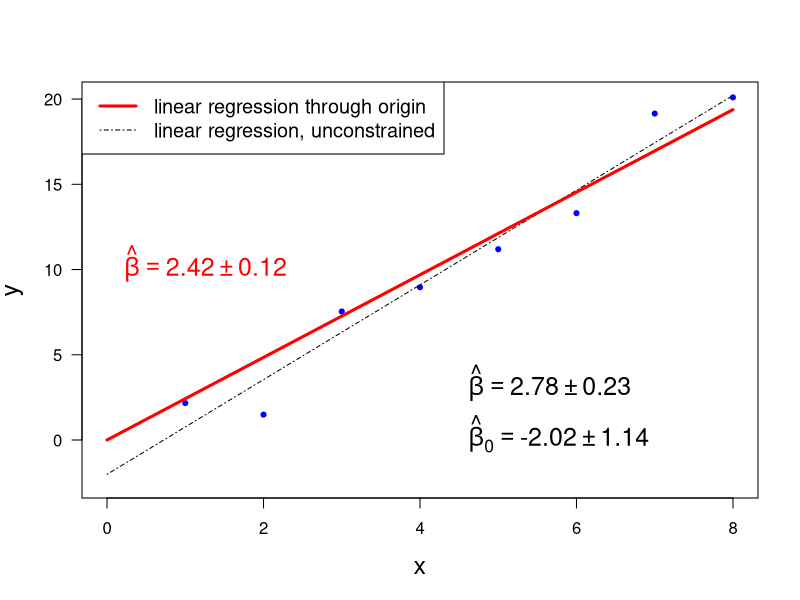

Recreate this plot in R.
print('file: LSthroughOrigin.R')
# straight line through origin
# ------------------------- generate artificial data
set.seed(1953) # set seed for random number generators
n = 8      # sample size, number of data pairs
beta = 2.1  # (true) slope
x = seq(1,n)
y = beta*x+3*rnorm(n)  # exact values plus normal noise
out1 = lm(y ~ x)   # ------------------------- simple linear regression
out2 = lm(y ~ x-1) # ------------------------- simple linear regression through origin
# ------------------------- plot data & fits:
out1s=summary(out1)
b0 = out1s$coefficients[1];  print(c(round(b0,2),'b0'))
b = out1s$coefficients[2];   print(c(round(b,2),'b'))
ub0 = out1s$coefficients[3]; print(c(round(ub0,2),'ub0'))
ub = out1s$coefficients[4];  print(c(round(ub,2),'ub'))
out2s=summary(out2)
c1  = out2s$coefficients[1]; print(c(round(c1,2),'c1'))
uc1 = out2s$coefficients[2]; print(c(round(uc1,2),'uc1'))
xp = c(0,n); y1 = b0+b*xp; y2 = c1*xp
# png('LineThroughOrigin220308.png',width=16,height=16,units='cm',res=300)
plot(x,y,type='p',lwd=3,col='blue',xlab='x',ylab='y',
     las=1,cex=0.4,xlim=c(0,n),ylim=c(-2.5,max(y)),cex.lab=1.5)
lines(xp,y1,col='black',lwd=1,lty=4)
lines(xp,y2,col='red',lwd=3,lty=1)
c1r = round(c1,2); uc1r = round(uc1,2)
text(0,10,bquote(~hat(beta)  == .(c1r) %+-% .(uc1r)),col='red',pos=4,cex=1.5)
br = round(b,2); ubr = round(ub,2)
text(4.4,3,bquote(~hat(beta)  == .(br) %+-% .(ubr)),col='black',pos=4,cex=1.5)
b0r = round(b0,2); ub0r = round(ub0,2)
text(4.4,0,bquote(~hat(beta)[0]  == .(b0r) %+-% .(ub0r)),col='black',pos=4,cex=1.5)
legend('topleft',legend=c('linear regression through origin','linear regression, unconstrained'),
       col=c('red','black'),lty=c(1,4),lwd=c(3,1),cex=1.2)
# dev.off()
